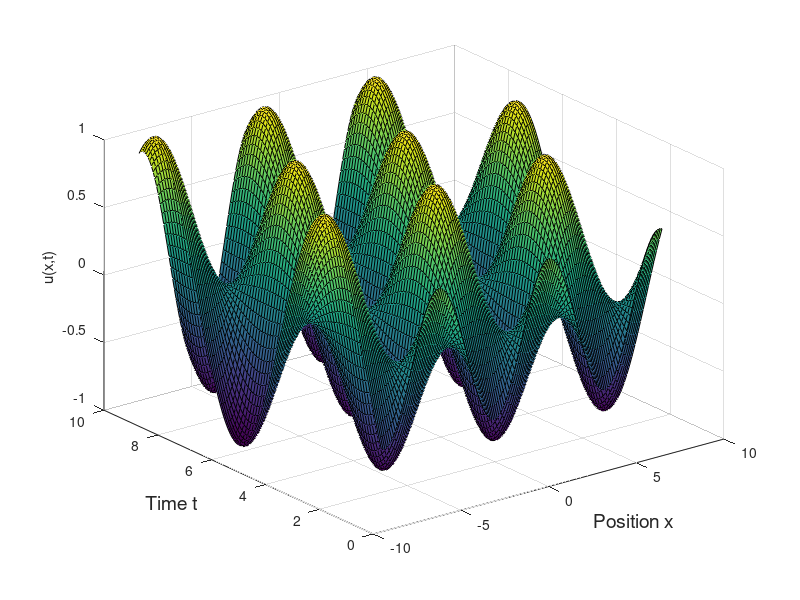

Reproduce this figure in MATLAB.

clear all


%Plug in the ranges for x and t 
%Leave the step size = 0.1 for a clear image
[X,T] = meshgrid(-8:0.1:8, 1:0.1:10);  

%Enter the function u(x,t) with capital X and T
U = (1/2)*sin(X-T) + (1/2)*sin(X+T);

surf(X,T,U)

xlabel('Position x','FontSize',14);
ylabel('Time t','FontSize',14);
zlabel('u(x,t)');